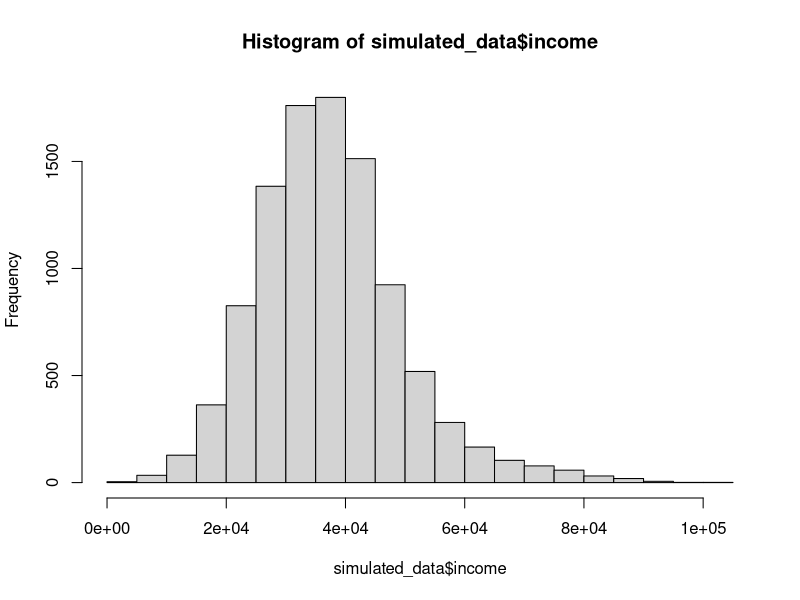

This figure's R source:
## ---- chunk 1
knitr::opts_chunk$set(echo = TRUE)
## ---- chunk 2
# load libraries 
library(tidyverse)
library(MASS)
library(dplyr)

# set seed 
set.seed(294)

# set number of data points
n <- 10000
## ---- chunk 3
# Noise set-up
noise_income <- 6000
noise_house_ownership <- 0.09
noise_crime <- 0.09

# Relationship of income to sensitive attributes and education
# linear relationship when set FALSE; else non-linearity introduced in form of interactions
non_linear_income <- FALSE

# missing data points set-up
# TRUE when dataset should contain missing values
missing_data <- FALSE

# Set-up for decision boundary
# Set to TRUE for non-linear decision boundary, FALSE for linear
non_linear <- TRUE 

# Scarcity of crime outcome
# Adjust threshold based on desired scarcity (e.g., target 10% crime rate)
target_crime_rate <- 0.5

# Flipping target label (crime) to introduce more noise
swap_rate <- 0.09
## ---- chunk 4
# gender
gender <- as.factor(sample(c("Female", "Male"), n, replace = TRUE))

# ethnicity
ethnicity <- sample(c("Minority", "Majority"), n, replace = TRUE, prob = c(0.35, 0.65))

# disability
disability <- sample(c("Yes", "No"), n, replace = TRUE, prob = c(0.07, 0.93))

# Define the levels of education
education_levels <- c("No High School", "High School", "Some College", "Bachelor's", "Master's", "Doctorate")
## ---- chunk 5
# Generate education levels with different probabilities for gender, ethnicity, and disability
education <- mapply(function(g, e, d) {
  if (d == "Yes") {
    sample(education_levels, size = 1, prob = c(0.4, 0.35, 0.15, 0.07, 0.02, 0.01))
  } else if (g == "Male" && e == "Majority") {
    sample(education_levels, size = 1, prob = c(0.264, 0.4, 0.2, 0.09, 0.04, 0.006))
  } else if (g == "Female" && e == "Majority") {
    sample(education_levels, size = 1, prob = c(0.21, 0.35, 0.25, 0.12, 0.06, 0.01))
  } else if (g == "Male" && e == "Minority") {
    sample(education_levels, size = 1, prob = c(0.35, 0.4, 0.15, 0.07, 0.02, 0.006))
  } else {
    sample(education_levels, size = 1, prob = c(0.3, 0.4, 0.2, 0.07, 0.02, 0.01))
  }
}, gender, ethnicity, disability)

education <- factor(education, levels = education_levels)
## ---- chunk 6
simulated_data <- data.frame(gender = gender, ethnicity = ethnicity, disability = disability, education = education)

table(simulated_data$gender, simulated_data$education)
table(simulated_data$ethnicity, simulated_data$education)
table(simulated_data$disability, simulated_data$education)
## ---- chunk 7
# Utility function to handle noise and probabilities
apply_noise_or_adjust_prob <- function(input_var, noise_sd = 0, prob_adjustment = 0, min_prob = 0, max_prob = 1, apply_sigmoid = FALSE, seed = NULL) {
  if (!is.null(seed)) set.seed(seed)
  
  if (noise_sd > 0) {
    noise <- rnorm(length(input_var), mean = 0, sd = noise_sd)
    input_var <- input_var + noise
  }
  
  if (prob_adjustment != 0) {
    input_var <- input_var + prob_adjustment
    input_var <- pmin(pmax(input_var, min_prob), max_prob)
  }
  
  if (apply_sigmoid) {
    input_var <- 1 / (1 + exp(-input_var))
  }
  
  return(input_var)
}
## ---- chunk 8
# Base income setup
base_income <- 30000

# Gender effect (Females earn less than Males)
gender_effect <- ifelse(gender == "Male", 7000, -3000)

# Ethnicity effect (Minorities earn less, mitigated by high education)
ethnicity_effect <- ifelse(ethnicity == "Minority", -5000, 0)
education_mitigation <- ifelse(education %in% c("Master's", "Doctorate"), 5000, 0)
ethnicity_effect <- ethnicity_effect + education_mitigation
ethnicity_effect <- ifelse(ethnicity_effect == 5000, 0, ethnicity_effect)

# Disability effect (People with disabilities earn less)
disability_effect <- ifelse(disability == "Yes", -7000, 0)

# Education effect (Higher education corresponds to higher income)
education_effect <- sapply(education, function(e) {
  switch(as.character(e),
         "No High School" = 0,
         "High School" = 5000,
         "Some College" = 10000,
         "Bachelor's" = 20000,
         "Master's" = 35000,
         "Doctorate" = 50000)
})

if(non_linear_income == TRUE){
  # Interaction effects for non-linear relationships
  interaction_effect <- mapply(function(g, e, et, d) {
    interaction_val <- 0
    
    # Interaction between gender and education
    if (g == "Female") {
      interaction_val <- interaction_val - (as.numeric(e) * 500)
    }
    
    # Interaction between ethnicity and education
    if (et == "Minority") {
      interaction_val <- interaction_val - (as.numeric(e) * 300)
    }
    
    # Interaction between disability and education
    if (d == "Yes") {
      interaction_val <- interaction_val - (as.numeric(e) * 200)
    }
    
    # Non-linear effect (example: square of education effect)
    if (non_linear) {
      interaction_val <- interaction_val + (as.numeric(e)^2 * 100)
    }
    
    return(interaction_val)
  }, gender, education, ethnicity, disability)
}

# Calculate the income
income <- base_income + gender_effect + ethnicity_effect + disability_effect + education_effect

# Add non-linear relationship (interaction effect)
if(non_linear_income == TRUE){
  income <- income + interaction_effect
}

# Add noise to the income
income <- apply_noise_or_adjust_prob(income, noise_sd = noise_income, seed = 456)

# Add income to the data frame
simulated_data$income <- income

# Summaries
print("Income of whole population")
summary(simulated_data$income)
print("Income male population")
summary(simulated_data[simulated_data$gender == "Male",]$income)
print("Income female population")
summary(simulated_data[simulated_data$gender == "Female",]$income)
print("Income majority population")
summary(simulated_data[simulated_data$ethnicity == "Majority",]$income)
print("Income minority population")
summary(simulated_data[simulated_data$ethnicity == "Minority",]$income)
print("Income population with disability")
summary(simulated_data[simulated_data$disability == "Yes",]$income)
print("Income population without disability")
summary(simulated_data[simulated_data$disability == "No",]$income)
print("Income of non-disabled, majority man")
summary(simulated_data[simulated_data$gender == "Male" & simulated_data$disability == "No" & simulated_data$ethnicity == "Majority",]$income)
print("Income of non-disabled, majority woman")
summary(simulated_data[simulated_data$gender == "Female" & simulated_data$disability == "No" & simulated_data$ethnicity == "Majority",]$income)
print("Income of non-disabled, minority woman")
summary(simulated_data[simulated_data$gender == "Female" & simulated_data$disability == "No" & simulated_data$ethnicity == "Minority",]$income)

# Plot income distribution
hist(simulated_data$income)
## ---- chunk 9
model_income <- glm(income ~ ., data = simulated_data)
summary(model_income)
## ---- chunk 10
# Define base probabilities for house ownership by education
base_probabilities <- sapply(education, function(e) {
  switch(as.character(e),
         "No High School" = 0.1,
         "High School" = 0.2,
         "Some College" = 0.3,
         "Bachelor's" = 0.5,
         "Master's" = 0.6,
         "Doctorate" = 0.7)
})

# Adjust probabilities based on income
income_effect <- (income - mean(income)) / sd(income) * 0.1
ownership_probabilities <- base_probabilities + income_effect

# Adjust probabilities for house ownership using utility function
ownership_probabilities <- apply_noise_or_adjust_prob(ownership_probabilities, noise_sd = noise_house_ownership, min_prob = 0, max_prob = 1, seed = 789)

# Determine house ownership using a threshold
set.seed(101112)  # Setting seed for reproducibility
house_ownership <- ifelse(runif(n) < ownership_probabilities, 1, 0)

# Add house ownership to the data frame
simulated_data$house_ownership <- house_ownership

# inspect house ownership
table(simulated_data$gender, simulated_data$house_ownership)
table(simulated_data$house_ownership, simulated_data$education)
table(simulated_data$disability, simulated_data$house_ownership)
table(simulated_data$ethnicity, simulated_data$house_ownership)
## ---- chunk 11
generate_new_variable <- function(data, existing_vars, coefficients, noise_sd, functional_form, binary = FALSE, cut_off = NULL, non_linear = FALSE) {
  
  # Ensure existing_vars and coefficients are of the same length
  if(length(existing_vars) != length(coefficients)) {
    stop("The number of existing variables and coefficients must be the same.")
  }
  
  # Extract the relevant columns from the data and convert to numeric
  vars <- data[, existing_vars]
  vars <- as.data.frame(lapply(vars, as.numeric))
  
  # Calculate the linear combination of variables and coefficients
  linear_combination <- as.matrix(vars) %*% coefficients
  
  # Add noise
  set.seed(123)  # Ensure reproducibility
  noise <- rnorm(nrow(data), mean = 0, sd = noise_sd)
  
  # Apply non-linear transformations if non_linear is TRUE
  if (non_linear) {
    if (functional_form == "linear") {
      new_var <- linear_combination^2 + noise  # Example: squaring the linear combination
    } else if (functional_form == "exp_linear") {
      new_var <- exp(linear_combination^2 + noise)
    } else if (functional_form == "power") {
      new_var <- (rowSums(vars^coefficients))^2 + noise
    } else if (functional_form == "exp_power") {
      new_var <- exp((rowSums(vars^coefficients))^2 + noise)
    } else if (functional_form == "sigmoid") {
      new_var <- 1 / (1 + exp(-linear_combination^2 - noise))
    } else if (functional_form == "log") {
      new_var <- rowSums(coefficients * log(abs(vars)^2 + 1)) + noise
    } else {
      stop("Invalid functional form selected.")
    }
  } else {
    # Keep the standard functional forms if non_linear is FALSE
    if (functional_form == "linear") {
      new_var <- linear_combination + noise
    } else if (functional_form == "exp_linear") {
      new_var <- exp(linear_combination + noise)
    } else if (functional_form == "power") {
      new_var <- rowSums(vars^coefficients) + noise
    } else if (functional_form == "exp_power") {
      new_var <- exp(rowSums(vars^coefficients) + noise)
    } else if (functional_form == "sigmoid") {
      new_var <- 1 / (1 + exp(-(linear_combination + noise)))
    } else if (functional_form == "log") {
      new_var <- rowSums(coefficients * log(abs(vars) + 1)) + noise  # +1 to avoid log(0)
    } else {
      stop("Invalid functional form selected.")
    }
  }
  
  # Convert to binary if specified
  if (binary) {
    if (is.null(cut_off)) {
      stop("A cut-off method (mean or median) must be specified for binary conversion.")
    } else if (cut_off == "mean") {
      new_var <- ifelse(new_var > mean(new_var), 1, 0)
    } else if (cut_off == "median") {
      new_var <- ifelse(new_var > median(new_var), 1, 0)
    } else {
      stop("Invalid cut-off method. Choose 'mean' or 'median'.")
    }
  }
  
  return(new_var)
}


# Example:
# new_var <- generate_new_variable(data = simulated_data, 
#                                  existing_vars = c("income", "education"),
#                                  coefficients = c(0.5, 1.5), 
#                                  noise_sd = 10, 
#                                  functional_form = "linear", 
#                                  binary = TRUE, 
#                                  cut_off = "mean",
#                                  non_linear = non_linear)
## ---- chunk 12
# 1st new variable
new_var <- generate_new_variable(data = simulated_data, 
                                  existing_vars = c("income", "education"),
                                  coefficients = c(0.5, 1.5), 
                                  noise_sd = 10, 
                                  functional_form = "linear", 
                                  binary = TRUE, 
                                  cut_off = "mean",
                                  non_linear = non_linear)

simulated_data$new_var <- new_var

var_glm <- glm(new_var ~ ., data = simulated_data)
summary(var_glm)

# 2nd new variable
new_var2 <- generate_new_variable(data = simulated_data, 
                                  existing_vars = c("income", "education", "new_var"),
                                  coefficients = c(3.6, 0.7, 2.3), 
                                  noise_sd = 3, 
                                  functional_form = "log", 
                                  binary = FALSE, 
                                  cut_off = NULL,
                                  non_linear = non_linear)

simulated_data$new_var2 <- new_var2

var_glm <- glm(new_var2 ~ ., data = simulated_data)
summary(var_glm)

# 3rd variable
new_var3 <- generate_new_variable(data = simulated_data, 
                                  existing_vars = c("house_ownership", "new_var", "new_var2"),
                                  coefficients = c(0.12, 0.7, 0.03), 
                                  noise_sd = 4, 
                                  functional_form = "sigmoid", 
                                  binary = TRUE, 
                                  cut_off = "median",
                                  non_linear = non_linear)

simulated_data$new_var3 <- new_var3

var_glm <- glm(new_var3 ~ ., data = simulated_data)
summary(var_glm)

# 4th variable
new_var4 <- generate_new_variable(data = simulated_data, 
                                  existing_vars = c("house_ownership","income", "new_var3"),
                                  coefficients = c(-6.2, -0.0004, -13), 
                                  noise_sd = 6, 
                                  functional_form = "linear", 
                                  binary = FALSE, 
                                  cut_off = NULL,
                                  non_linear = non_linear)

simulated_data$new_var4 <- new_var4

var_glm <- glm(new_var4 ~ ., data = simulated_data)
summary(var_glm)

head(simulated_data)
## ---- chunk 13
# Sigmoid function
sigmoid <- function(x){
  1 / (1 + exp(-x))
}

# Linear Combination
linear_combination <- -0.2 * as.numeric(simulated_data$education) +
                      -0.00003 * simulated_data$income +
                      -1.7 * simulated_data$house_ownership +
                      -0.7 * simulated_data$new_var +
                      0.0007 * simulated_data$new_var2 +
                      0.065 * simulated_data$new_var3 +
                      0.0009 * simulated_data$new_var4

# Adjustments for non-linear decision boundary
if(non_linear == TRUE){
  # Optional Non-Linear Terms
  non_linear_component <- -0.05 * (simulated_data$income)^2 + 
                          0.02 * (simulated_data$new_var * simulated_data$new_var2) + 
                          -0.03 * (simulated_data$income * as.numeric(simulated_data$education))
  
  # Combine linear and non-linear components
  combined_effect <- linear_combination + non_linear_component
} else {
  combined_effect <- linear_combination
}

# Normalize the combined effect and convert back to vector
combined_effect <- as.vector(scale(combined_effect, center = TRUE, scale = TRUE)) # Ensure it's a vector

# Calculate crime probability using sigmoid function
crime_prob <- sigmoid(combined_effect)

# Introduce noise
noise <- rnorm(length(crime_prob), mean = 0, sd = noise_crime)
crime_prob <- pmin(pmax(crime_prob + noise, 0), 1)

# Dynamic Threshold Adjustment
# Adjust threshold based on desired scarcity in set-up at beginning of the R markdown (e.g., target 10% crime rate)
scarcity_threshold <- quantile(crime_prob, 1 - target_crime_rate, na.rm = TRUE)

# Generate binary crime variable based on adjusted threshold
simulated_data$crime <- ifelse(crime_prob > scarcity_threshold, 1, 0)

# Summarize the new crime variable
summary(simulated_data$crime)
table(simulated_data$crime)
## ---- chunk 14
# select indices
swap_indices <- sample(1:n, size = round(n * swap_rate, 0), replace = FALSE)

# re-classify cases to opposite outcome
simulated_data$crime[swap_indices] <- ifelse(simulated_data$crime[swap_indices] == 1, 0, 1)
## ---- chunk 15
create_missing_values <- function(data, var_names, proportion = NULL, num_missing = NULL, 
                                  type = c("random", "distribution", "dependent", "sensitive"),
                                  dist_params = list(), 
                                  open_var = NULL, 
                                  sensitive_var = NULL) {
  
  # Convert proportion to num_missing if proportion is given
  if (!is.null(proportion)) {
    num_missing <- floor(proportion * nrow(data))
  }
  
  if (is.null(num_missing)) {
    stop("Either proportion or num_missing must be provided.")
  }
  
  # Case 1: Completely Random Missing Values
  if (type == "random") {
    for (var_name in var_names) {
      missing_indices <- sample(1:nrow(data), num_missing, replace = FALSE)
      data[missing_indices, var_name] <- NA
    }
  }
  
  # Case 2: Missing Values Based on a Distribution
  if (type == "distribution") {
    if (length(var_names) != 1) {
      stop("For distribution-based missingness, provide exactly one variable.")
    }
    
    var_name <- var_names[1]
    if (is.numeric(data[[var_name]])) {
      # Quantile-based probability for continuous variables
      quantiles <- quantile(data[[var_name]], probs = c(0.25, 0.5, 0.75, 1.0), na.rm = TRUE)
      probabilities <- c(0.1, 0.3, 0.5, 0.7)  # Example: Increase missingness probability across quantiles
      data$missing_prob <- cut(data[[var_name]], breaks = c(-Inf, quantiles), labels = probabilities, include.lowest = TRUE)
      data$missing_prob <- as.numeric(as.character(data$missing_prob))
    } else {
      # Category-based probability for categorical variables
      categories <- levels(factor(data[[var_name]]))
      probabilities <- seq(0.1, 0.7, length.out = length(categories))
      prob_map <- setNames(probabilities, categories)
      data$missing_prob <- prob_map[as.character(data[[var_name]])]
    }
    data$missing_prob[is.na(data$missing_prob)] <- 0
    missing_indices <- order(-data$missing_prob)[1:num_missing]
    data[missing_indices, var_name] <- NA
    data$missing_prob <- NULL  # Clean up
  }
  
  # Case 3: Missing Values Dependent on Other Variables
  if (type == "dependent") {
    if (is.null(open_var) || length(var_names) != 1) {
      stop("For dependent missingness, provide exactly one target variable and at least one open_var.")
    }
    
    var_name <- var_names[1]
    linear_combination <- 0
    for (var in open_var) {
      linear_combination <- linear_combination + as.numeric(data[[var]])
    }
    probabilities <- 1 / (1 + exp(-linear_combination))  # Sigmoid function to calculate probabilities
    data$missing_prob <- probabilities
    missing_indices <- order(-data$missing_prob)[1:num_missing]
    data[missing_indices, var_name] <- NA
    data$missing_prob <- NULL  # Clean up
  }
  
  # Case 4: Missing Values Dependent on Sensitive Characteristics
  if (type == "sensitive") {
    if (is.null(sensitive_var) || length(var_names) != 1) {
      stop("For sensitive missingness, provide exactly one target variable and at least one sensitive_var.")
    }
    
    var_name <- var_names[1]
    linear_combination <- 0
    for (var in sensitive_var) {
      linear_combination <- linear_combination + as.numeric(data[[var]])
    }
    probabilities <- 1 / (1 + exp(-linear_combination))  # Sigmoid function to calculate probabilities
    data$missing_prob <- probabilities
    missing_indices <- order(-data$missing_prob)[1:num_missing]
    data[missing_indices, var_name] <- NA
    data$missing_prob <- NULL  # Clean up
  }
  
  return(data)
}


if(missing_data == TRUE){
  # Adding random missing values
  simulated_data <- create_missing_values(simulated_data, var_names = c("income", "education"), 
                                        proportion = 0.02, type = "random")

  # Adding distribution-based missing values
  simulated_data <- create_missing_values(simulated_data, var_names = "income", 
                                          num_missing = 100, type = "distribution")
  
  # Adding dependent missing values
  simulated_data <- create_missing_values(simulated_data, var_names = "new_var4", 
                                          num_missing = 75, type = "dependent", 
                                          open_var = c("income", "education"))
  
  # Adding sensitive-dependent missing values
  simulated_data <- create_missing_values(simulated_data, var_names = "house_ownership", 
                                          num_missing = 75, type = "sensitive", 
                                          sensitive_var = c("gender", "ethnicity"))
  
  # Overview of NA values
  table(is.na(simulated_data$income))
}
